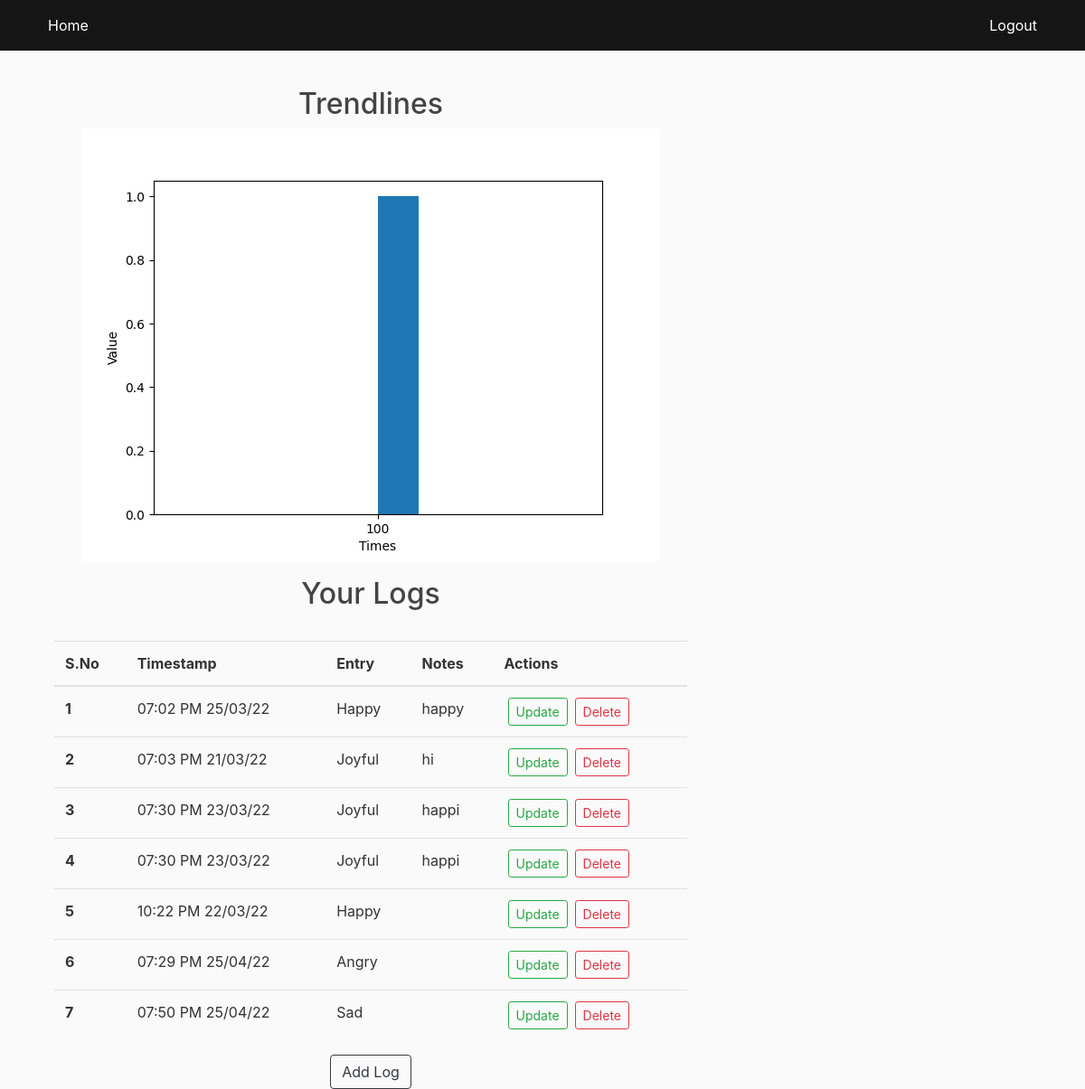
Page /showlogs/7 (signed in) on the committed database.
### app.py (models this page shows)
class Log(db.Model):
    logno = db.Column(db.Integer, primary_key=True)
    tracker_id = db.Column(db.Integer, db.ForeignKey("tracker.sno"))
    value = db.Column(db.String(50))
    timestamp= db.Column(db.DateTime, default=datetime.utcnow)
    note=db.Column(db.String(200))

### app.py (the view)
@app.route("/showlogs/<sno>", methods=['GET','POST'])
@login_required
def show_logs(sno):
    if request.method=='GET':
        logs = Log.query.filter_by(tracker_id=sno).all()
        col=[]
        col2=[]
        for log in logs:
            time=log.timestamp
            time=time.strftime("%d/%m/%y")
            col.append(time)
            col2.append(log.value)
        y = col2
        plt.hist(y)
        plt.xlabel("Times")  # add X-axis label
        plt.ylabel("Value")  # add Y-axis label
        plt.savefig("static/graph.png")
        plt.switch_backend('agg')
        return render_template("showlogs.html", sno=sno, logs=logs)

### app.py (called while the page is built)
@login_manager.user_loader
def load_user(user_id):
    return User.query.get(int(user_id))

### templates/showlogs.html (shortened to what this page needs)
{% extends 'base.html' %}
{% block body %}
<div class="container my-3">
    <h2 class="text-center">Trendlines</h2>
    <img src="/static/graph.png" class="rounded mx-auto d-block" alt="Trendline Graph">
    </div>
<div class="container my-3">
    <h2 class="text-center">Your Logs</h2>
    <br>
    <table class="table">
        <thead>
            <tr>
                <th scope="col">S.No</th>
                <th scope="col">Timestamp</th>
                <th scope="col">Entry</th>
                <th scope="col">Notes</th>
                <th scope="col">Actions</th>
            </tr>
        </thead>
        <tbody>
            {% for log in logs %}
            <tr>
                <th scope="row">{{loop.index}}</th>
                <td>{{log.timestamp.strftime("%I:%M %p %d/%m/%y")}}</td>
                <td>{{log.value}}</td>
                <td>{{log.note}}</td>
                <td>
                    <a href="/updatelog/{{log.logno}}" type="button"
                        class="btn btn-outline-success btn-sm mx-1">Update</button>
                    <a href="/deletelog/{{log.logno}}" type="button"
                        class="btn btn-outline-danger btn-sm mx-1">Delete</button>
                </td>
            </tr>
            {% endfor %}
        </tbody>
    </table>
</div>
<div class="text-center"> <a class="btn btn-outline-dark" href="/addlog/{{sno}}" role="button">Add Log</a> </div>
    {% endblock body %}

### templates/base.html (shortened to what this page needs)
<!DOCTYPE html>
<html>
<head>
    <link rel="stylesheet" href="https://maxcdn.bootstrapcdn.com/bootstrap/4.0.0/css/bootstrap.min.css">
    <link rel="stylesheet" type="text/css" href="{{ url_for('static', filename='main.css') }}">
</head>
<body>
    <header class="site-header">
        <nav class="navbar navbar-expand-md navbar-dark bg-steel fixed-top">
          <div class="container">
            <div class="collapse navbar-collapse" id="navbarToggle">
              <div class="navbar-nav mr-auto">
                <a class="nav-item nav-link" href="{{ url_for('index') }}">Home</a>
              </div>
              <div class="navbar-nav">
                {% if current_user.is_authenticated %}
                <a class="nav-item nav-link" href="{{ url_for('logout') }}">Logout</a>
                {% else %}
                <a class="nav-item nav-link" href="{{ url_for('login') }}">Login</a>
                <a class="nav-item nav-link" href="{{ url_for('signup') }}">Signup</a>
                {% endif %}
              </div>
            </div>
          </div>
        </nav>
      </header>
      <main role="main" class="container">
        <div class="row">
          <div class="col-md-8">
            {% block body %}{% endblock %}
          </div>
        </div>
      </main>
  </body>
  </html>

### static/main.css (style rules this page uses)
body { background: #fafafa; color: #333333; margin-top: 5rem; }
h1, h2, h3, h4, h5, h6 { color: #444444; }
.bg-steel { background-color: #161516; }
.site-header .navbar-nav .nav-link { color: #ffffff; }

### rows in the picture
Log: timestamp "07:02 PM 25/03/22", value "Happy", note "happy"
Log: timestamp "07:03 PM 21/03/22", value "Joyful", note "hi"
Log: timestamp "07:30 PM 23/03/22", value "Joyful", note "happi"
Log: timestamp "07:30 PM 23/03/22", value "Joyful", note "happi"
Log: timestamp "10:22 PM 22/03/22", value "Happy"
Log: timestamp "07:29 PM 25/04/22", value "Angry"
Log: timestamp "07:50 PM 25/04/22", value "Sad"
